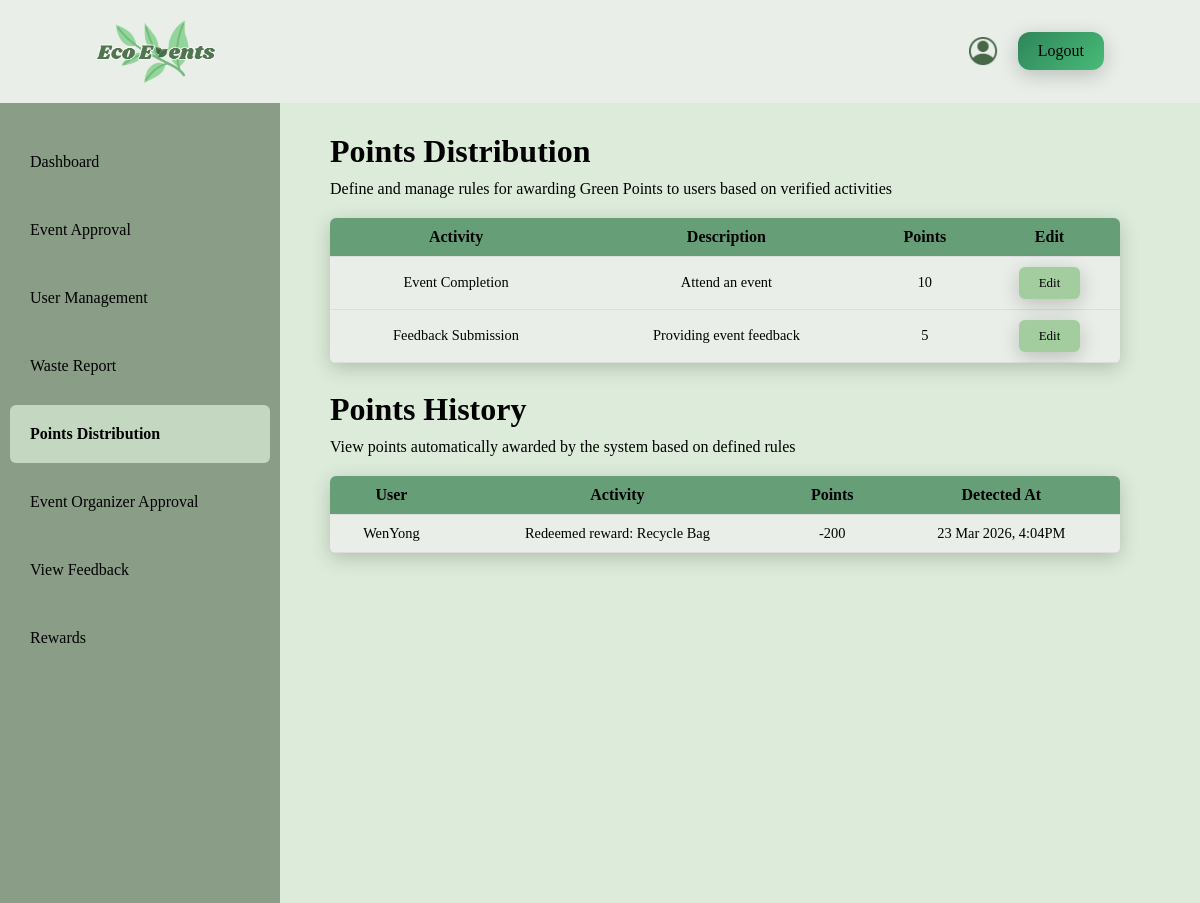
The page /Admin/PointsDistribution.php on the database as committed earlier.
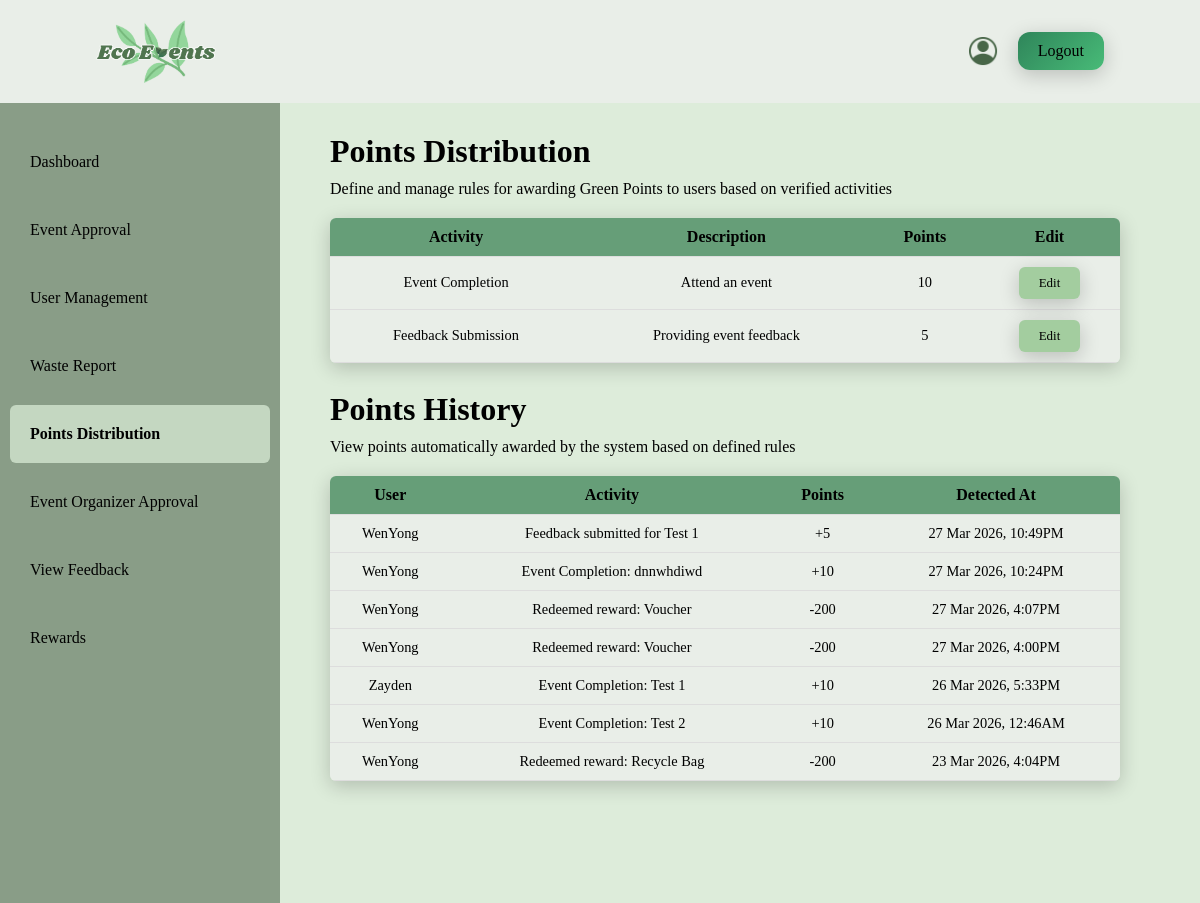
The same page on the database as committed later.
### tables this page shows
CREATE TABLE `pointsdistribution` (
  `id` int(11) NOT NULL,
  `points_activity` varchar(255) NOT NULL,
  `points_description` varchar(255) NOT NULL,
  `points_points` int(11) NOT NULL
);

CREATE TABLE `pointshistory` (
  `pointsHistory_id` int(11) NOT NULL,
  `user_id` int(11) NOT NULL,
  `pointsHistory_activity` varchar(255) NOT NULL,
  `pointsHistory_points` int(11) NOT NULL,
  `pointsHistory_time` datetime NOT NULL
);

CREATE TABLE `user` (
  `user_id` int(11) NOT NULL,
  `user_fullname` varchar(255) NOT NULL,
  `user_email` varchar(255) NOT NULL,
  `user_username` varchar(255) NOT NULL,
  `user_phoneNumber` varchar(50) NOT NULL,
  `user_password` varchar(255) NOT NULL,
  `user_profilePicture` varchar(255) DEFAULT NULL,
  `user_role` varchar(20) NOT NULL,
  `user_point` int(11) NOT NULL,
  `user_organization` varchar(255) DEFAULT NULL,
  `user_reason` varchar(255) DEFAULT NULL,
  `user_document` varchar(255) DEFAULT NULL,
  `user_status` varchar(255) NOT NULL,
  `user_registerDate` datetime NOT NULL DEFAULT current_timestamp()
);

### Admin/PointsDistribution.php (the view, shortened to what this page needs)
<!DOCTYPE html>
<html lang="en">
<head>
    <link rel="stylesheet" href="reset.css">
</head>
<body>
    <div class = "topBar">
        <img class = "logo" src="logo.png" alt="Website Logo">
        <div class = "rightSide">
            <a href="Profile.php">
                <img class = "profile" src="profile.png" alt="Profile icon">
            </a>
            <a class = "logout" href="logout.php">Logout</a>
        </div>
    </div>
    <div class = "container">
        <aside class = "sideBar">
            <a href = "dashboard.php">Dashboard</a>
            <a href="eventApproval.php">Event Approval</a>
            <a href="userManagement.php">User Management</a>
            <a href="wasteReport.php">Waste Report</a>
            <a class = "points" href="PointsDistribution.php">Points Distribution</a>
            <a href="OrganizerApproval.php">Event Organizer Approval</a>
            <a href="ViewFeedback.php">View Feedback</a>
            <a href="redeemRewards.php">Rewards</a>
        </aside>
        <div class = "firstContent">
            <h1>Points Distribution</h1>
            <p>Define and manage rules for awarding Green Points to users based on verified activities</p>
            <table class = "pointsDistributionTable">
                <tr class = "header">
                    <th>Activity</th>
                    <th>Description</th>
                    <th>Points</th>
                    <th>Edit</th>
                </tr>
                <?php
                    include "conn.php";
                    $sql = "SELECT * FROM pointsdistribution";
                    $result = mysqli_query($dbConn, $sql);
                    while($row = mysqli_fetch_assoc($result)) {
                ?>
                <tr>
                    <form action="updatePoints.php" method = "POST">
                        <td>
                            <?php echo $row['points_activity']; ?>
                        </td>
                        <td>
                            <?php echo $row['points_description']; ?>
                        </td>
                        <td>
                            <span class="pointsText"><?php echo $row['points_points']; ?></span>
                        </td>
                        <td>
                            <button type="button" class="editButton">Edit</button>
                        </td>
                    </form>
                </tr>
                <?php
                    }
                ?>
            </table>
            <br>
            <div class = "secondContent">
            <h1>Points History</h1>
            <p>View points automatically awarded by the system based on defined rules</p>
            <table class = "pointsDistributionTable">
                <tr class = "header">
                    <th>User</th>
                    <th>Activity</th>
                    <th>Points</th>
                    <th>Detected At</th>
                </tr>
                <?php
                    $historySql = "SELECT u.user_fullname, ph.pointsHistory_activity, ph.pointsHistory_points, ph.pointsHistory_time
                                FROM pointshistory ph
                                JOIN user u ON ph.user_id = u.user_id
                                ORDER BY ph.pointsHistory_time DESC
                                ";
                    $historyResult = mysqli_query($dbConn, $historySql);
                    if ($historyResult && mysqli_num_rows($historyResult) > 0) {
                        while ($historyRow = mysqli_fetch_assoc($historyResult)) {
                ?>
                <tr>
                    <td><?php echo htmlspecialchars($historyRow['user_fullname']); ?></td>
                    <td><?php echo htmlspecialchars($historyRow['pointsHistory_activity']); ?></td>
                    <td>
                        <?php
                            $points = (int)$historyRow['pointsHistory_points'];
                            echo ($points > 0 ? "+" : "") . $points;
                        ?>
                    </td>
                    <td>
                        <?php echo date("d M Y, g:iA", strtotime($historyRow['pointsHistory_time'])); ?>
                    </td>
                </tr>
                <?php
                        }
                    } else {
                ?>
                <tr>
                    <td colspan="4">No points history found.</td>
                </tr>
                <?php
                    }
                ?>
            </table>
        </div>
        </div>
    </div>
</body>
</html>

Rows that differ between the two databases and show on the page:
added pointshistory: user.user_fullname "WenYong", pointsHistory_activity "Feedback submitted for Test 1", pointsHistory_points "5", pointsHistory_time "27 Mar 2026, 10:49PM"
added pointshistory: user.user_fullname "WenYong", pointsHistory_activity "Event Completion: dnnwhdiwd", pointsHistory_points "10", pointsHistory_time "27 Mar 2026, 10:24PM"
added pointshistory: user.user_fullname "WenYong", pointsHistory_activity "Redeemed reward: Voucher", pointsHistory_points "-200", pointsHistory_time "27 Mar 2026, 4:07PM"
added pointshistory: user.user_fullname "WenYong", pointsHistory_activity "Redeemed reward: Voucher", pointsHistory_points "-200", pointsHistory_time "27 Mar 2026, 4:00PM"
added pointshistory: user.user_fullname "Zayden", pointsHistory_activity "Event Completion: Test 1", pointsHistory_points "10", pointsHistory_time "26 Mar 2026, 5:33PM"
added pointshistory: user.user_fullname "WenYong", pointsHistory_activity "Event Completion: Test 2", pointsHistory_points "10", pointsHistory_time "26 Mar 2026, 12:46AM"
